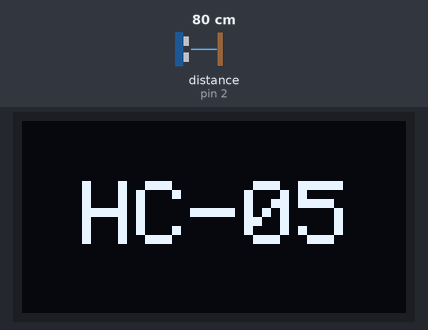
The sketch below on a simulated Arduino Uno, built with avr-gcc and run on an emulated ATmega328P. Parts: 128×64 one-colour display. Wiring (inferred from the names in the program): ultrasonic range finder: trigger pin 3; echo pin 2. The inputs (shaded band) are chosen by the test bench; at power-on: distance to the obstacle (sensor on pin 2) 80 cm. The echo pulse lasts 58.3 µs per cm; what the sketch prints to the serial monitor is not drawn.

Above: at 2.1 s.
At 5.28 s:
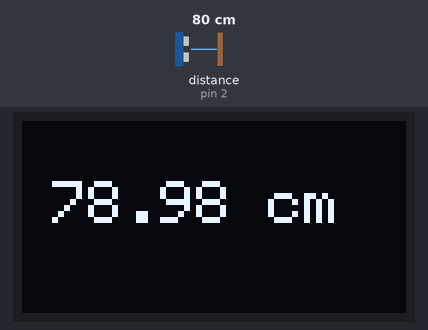
5.3 s: distance to the obstacle (sensor on pin 2) set to 2 cm
At 6.3 s:
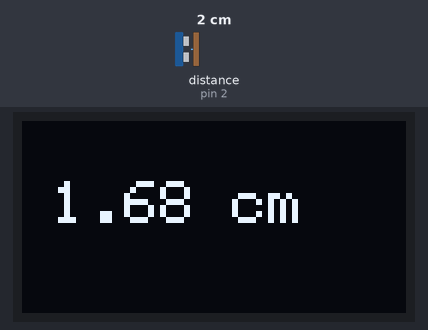
6.8 s: distance to the obstacle (sensor on pin 2) set to 18 cm
At 8.0 s:
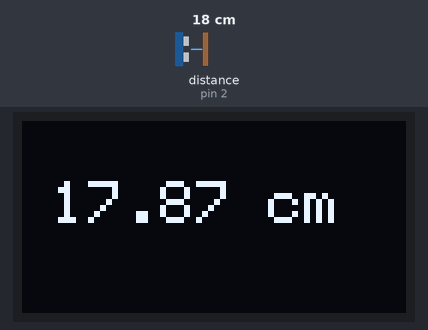
8.3 s: distance to the obstacle (sensor on pin 2) set to 35 cm
At 8.35 s:
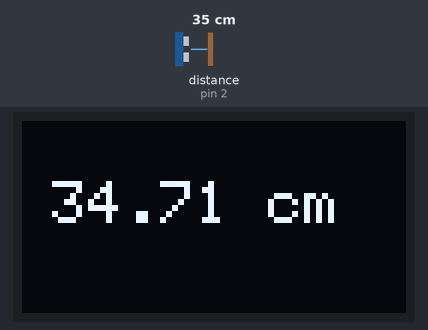

Measured:
- after the input at 5.3 s, the display: first differs from a run without the input at once (image 2)
- after the input at 6.8 s, the display: first changes after 0.05 s (image 3 shows a later state)
- after the input at 8.3 s, the display: changes after 0.05 s (image 4)
- what the display in image 0 shows lasts 2.0 s, from 2.1 s to 4.1 s

The sketch:

measureDistance.ino
```cpp
#include <Wire.h>
#include <Adafruit_GFX.h>
#include <Adafruit_SSD1306.h>

#define SCREEN_WIDTH 128 // OLED display width, in pixels
#define SCREEN_HEIGHT 64 // OLED display height, in pixels
#define trigPin 3
#define echoPin 2

// 1 sec = 1000000 microseconds
double s = (340 * 100) / 1000000;

// Declaration for an SSD1306 display connected to I2C (SDA, SCL pins)
Adafruit_SSD1306 display(SCREEN_WIDTH, SCREEN_HEIGHT, &Wire, -1);

void setup() {
  Serial.begin(115200);
  pinMode(trigPin, OUTPUT);
  pinMode(echoPin, INPUT);

  if(!display.begin(SSD1306_SWITCHCAPVCC, 0x3C)) { // Address 0x3D for 128x64
    Serial.println(F("SSD1306 allocation failed"));
    for(;;);
  }
  delay(2000);
  display.clearDisplay();
  display.display();

  display.setTextSize(3);
  display.setTextColor(SSD1306_WHITE);
  display.setCursor(20, 20);
  display.println("HC-05");
  display.display();
  delay(2000);
}

void loop()
{
  digitalWrite(trigPin, LOW);
  delayMicroseconds(2);

  digitalWrite(trigPin, HIGH);
  delayMicroseconds(10);
  digitalWrite(trigPin, LOW);

  double t = pulseIn(echoPin, HIGH);
  double d = 0.034 * t / 2;
  Serial.println(d);

  display.clearDisplay();
  display.setTextSize(2);
  display.setTextColor(SSD1306_WHITE);
  display.setCursor(10, 20);
  display.print(d);
  display.write(" cm");
  display.display();
}
```
